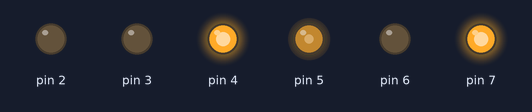
Bench run of a sketch on a simulated Arduino Uno, built with avr-gcc and run on an emulated ATmega328P. Shown: output pins drawn as LEDs (lit = HIGH).

Above: at 0.1 s.
Timing chart, 0 to 1.6 s (numbered marks = the images above):
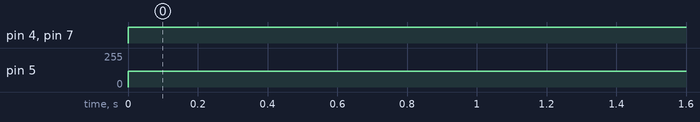

Measured:
- by itself, pin 4, pin 7: LOW → HIGH at 0.00 s
- by itself, pin 5: 0/255 → 120/255 at 0.00 s

The sketch:

motor_test_not.ino
```cpp
void setup() {
  pinMode(2, OUTPUT);
  pinMode(3, OUTPUT);
  pinMode(4, OUTPUT);
  pinMode(5, OUTPUT);
  pinMode(6, OUTPUT);
  pinMode(7, OUTPUT);
}
void loop()
{
  //right motor
  analogWrite(2, 120);
  digitalWrite(3, LOW);
  digitalWrite(4, HIGH);
  //left motor
  analogWrite(5, 120);
  digitalWrite(6, LOW);
  digitalWrite(7, HIGH);
}
```
